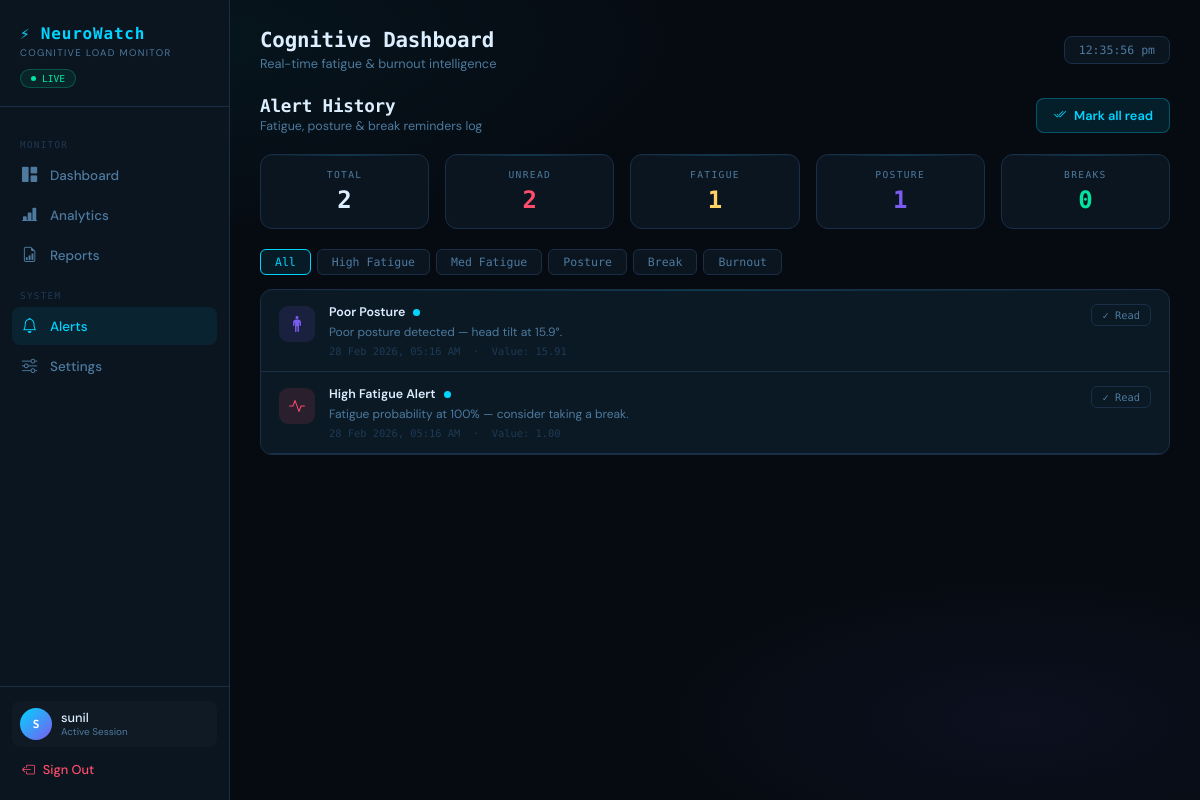
The app's page /alerts/ (signed in), older data.
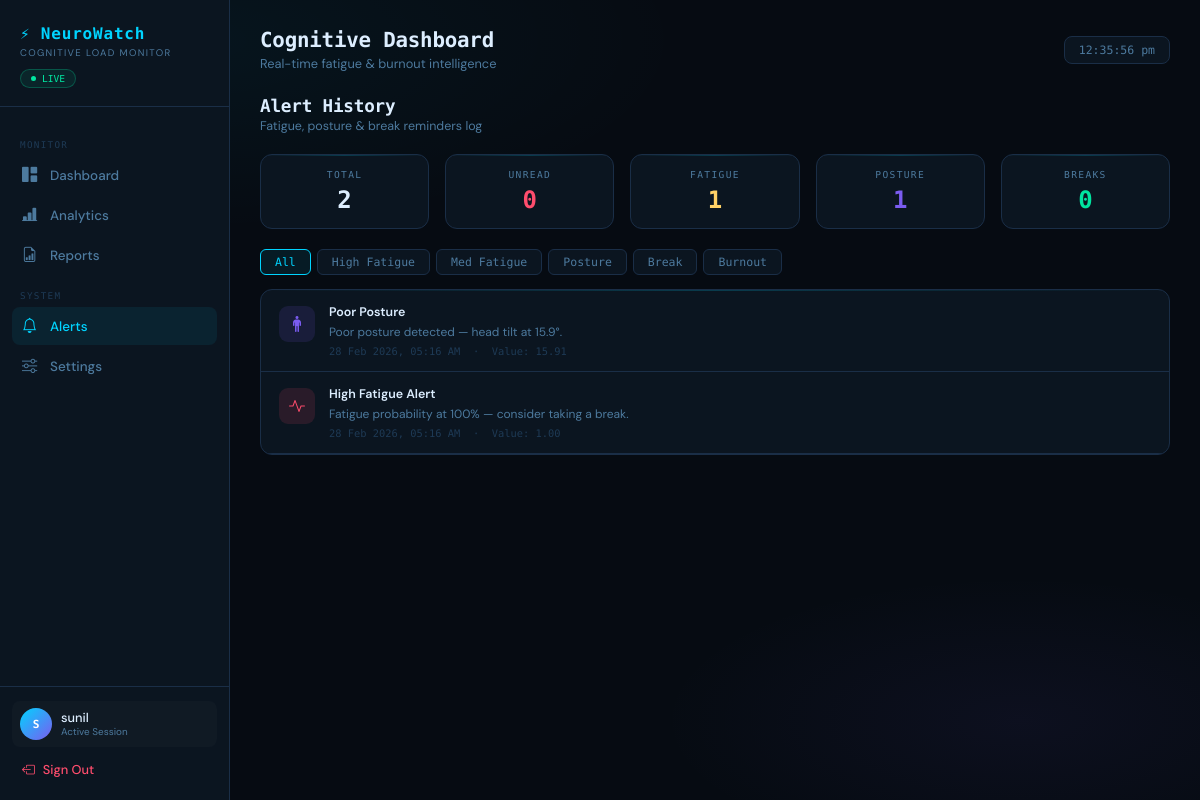
The same page, newer data.
### monitor/models.py (models this page shows, shortened)
class AlertLog(models.Model):
    ALERT_TYPES = [
        ('fatigue_high',  'High Fatigue'),
        ('fatigue_med',   'Medium Fatigue'),
        ('posture',       'Poor Posture'),
        ('break',         'Break Reminder'),
        ('burnout_high',  'High Burnout Risk'),
    ]
    user = models.ForeignKey(User, on_delete=models.CASCADE)
    alert_type = models.CharField(max_length=20, choices=ALERT_TYPES)
    message = models.TextField()
    value = models.FloatField(default=0)          # e.g. fatigue prob or tilt angle
    acknowledged = models.BooleanField(default=False)
    timestamp = models.DateTimeField(auto_now_add=True)
    class Meta:
        ordering = ['-timestamp']

### monitor/views.py (the view)
# urls.py: path('alerts/',             views.alerts,               name='alerts'),
@login_required
def alerts(request):
    user = request.user
    all_alerts = AlertLog.objects.filter(user=user)
    counts = {
        'total': all_alerts.count(),
        'unread': all_alerts.filter(acknowledged=False).count(),
        'fatigue': all_alerts.filter(alert_type__in=['fatigue_high', 'fatigue_med']).count(),
        'posture': all_alerts.filter(alert_type='posture').count(),
        'break':   all_alerts.filter(alert_type='break').count(),
        'burnout': all_alerts.filter(alert_type='burnout_high').count(),
    }
    return render(request, "alerts.html", {
        "alerts": all_alerts[:100],
        "counts": counts,
    })

### monitor/templates/alerts.html (shortened to what the changed rows need)
{% extends "base.html" %}
{% block content %}
<div style="display:flex;align-items:center;justify-content:space-between;margin-bottom:20px">
    <div>
        <div class="page-title" style="font-family:'Space Mono',monospace;font-size:1.1rem;font-weight:700">Alert History</div>
        <div class="page-sub" style="font-size:0.78rem;color:var(--text-muted);margin-top:2px">Fatigue, posture & break reminders log</div>
    </div>
    {% if counts.unread > 0 %}
    <button onclick="ackAll()" style="
        display:inline-flex;align-items:center;gap:8px;
        background:rgba(0,212,255,0.1);border:1px solid rgba(0,212,255,0.3);
        border-radius:8px;padding:8px 16px;font-size:0.8rem;font-weight:600;
        color:var(--accent);cursor:pointer;transition:all 0.2s;font-family:'DM Sans',sans-serif;
    ">
        <i class="bi bi-check2-all"></i> Mark all read
    </button>
    {% endif %}
</div>
<div class="grid-row" style="grid-template-columns:repeat(5,1fr);margin-bottom:20px">
    <div class="neo-card" style="text-align:center;padding:14px 10px">
        <div class="c-label">Unread</div>
        <div style="font-family:'Space Mono',monospace;font-size:1.5rem;font-weight:700;color:var(--danger)">{{ counts.unread }}</div>
    </div>
</div>
<div class="neo-card" style="padding:0;overflow:hidden">
{% if alerts %}
    {% for alert in alerts %}
    <div class="alert-row" data-type="{{ alert.alert_type }}" data-id="{{ alert.id }}"
        style="display:flex;align-items:flex-start;gap:14px;padding:14px 18px;border-bottom:1px solid var(--border);
               transition:background 0.15s;{% if not alert.acknowledged %}background:rgba(0,212,255,0.02){% endif %}">
        <div style="width:36px;height:36px;border-radius:9px;display:flex;align-items:center;justify-content:center;font-size:1rem;flex-shrink:0;margin-top:2px;
            {% if alert.alert_type == 'fatigue_high' %}background:rgba(255,77,109,0.12);color:#ff4d6d
            {% elif alert.alert_type == 'fatigue_med' %}background:rgba(255,209,102,0.12);color:#ffd166
            {% elif alert.alert_type == 'posture' %}background:rgba(123,92,240,0.12);color:#7b5cf0
            {% elif alert.alert_type == 'break' %}background:rgba(0,229,160,0.12);color:#00e5a0
            {% else %}background:rgba(255,77,109,0.12);color:#ff4d6d{% endif %}">
            {% if alert.alert_type == 'fatigue_high' or alert.alert_type == 'fatigue_med' %}<i class="bi bi-activity"></i>
            {% elif alert.alert_type == 'posture' %}<i class="bi bi-person-standing"></i>
            {% elif alert.alert_type == 'break' %}<i class="bi bi-cup-hot"></i>
            {% else %}<i class="bi bi-exclamation-triangle"></i>{% endif %}
        </div>
        <div style="flex:1;min-width:0">
            <div style="display:flex;align-items:center;gap:8px;margin-bottom:3px">
                <span style="font-size:0.78rem;font-weight:600;color:var(--text-primary)">
                    {% if alert.alert_type == 'fatigue_high' %}High Fatigue Alert
                    {% elif alert.alert_type == 'fatigue_med' %}Fatigue Warning
                    {% elif alert.alert_type == 'posture' %}Poor Posture
                    {% elif alert.alert_type == 'break' %}Break Reminder
                    {% else %}Burnout Risk{% endif %}
                </span>
                {% if not alert.acknowledged %}
                <span style="width:7px;height:7px;background:var(--accent);border-radius:50%;display:inline-block;flex-shrink:0"></span>
                {% endif %}
            </div>
            <div style="font-size:0.75rem;color:var(--text-muted);line-height:1.5">{{ alert.message }}</div>
            <div style="margin-top:4px;font-size:0.65rem;color:var(--text-dim);font-family:'Space Mono',monospace">
                {{ alert.timestamp|date:"d M Y, h:i A" }}
                &nbsp;·&nbsp; Value: {{ alert.value|floatformat:2 }}
            </div>
        </div>
        {% if not alert.acknowledged %}
        <button onclick="ackAlert({{ alert.id }}, this)"
            style="background:transparent;border:1px solid var(--border);border-radius:6px;padding:4px 10px;
                   font-size:0.65rem;color:var(--text-muted);cursor:pointer;font-family:'Space Mono',monospace;
                   white-space:nowrap;transition:all 0.15s;flex-shrink:0"
            onmouseover="this.style.borderColor='var(--accent3)';this.style.color='var(--accent3)'"
            onmouseout="this.style.borderColor='var(--border)';this.style.color='var(--text-muted)'">
            ✓ Read
        </button>
        {% endif %}
    </div>
    {% endfor %}
{% else %}
    <div style="padding:60px;text-align:center;color:var(--text-muted);font-size:0.85rem">
        <div style="font-size:2rem;margin-bottom:10px">🔔</div>
        No alerts yet. Start a monitoring session to generate alerts.
    </div>
{% endif %}
</div>
{% endblock %}

Row changes from the older to the newer data that the page shows:
changed AlertLog "Poor posture detected — head tilt at 15.9°.": no longer shows "✓ Read"
changed AlertLog "Fatigue probability at 100% — consider taking a break.": no longer shows "✓ Read"
Text that changed along with them:
{{ counts.unread }}: "2" → "0"
text no longer shown: "Mark all read"
